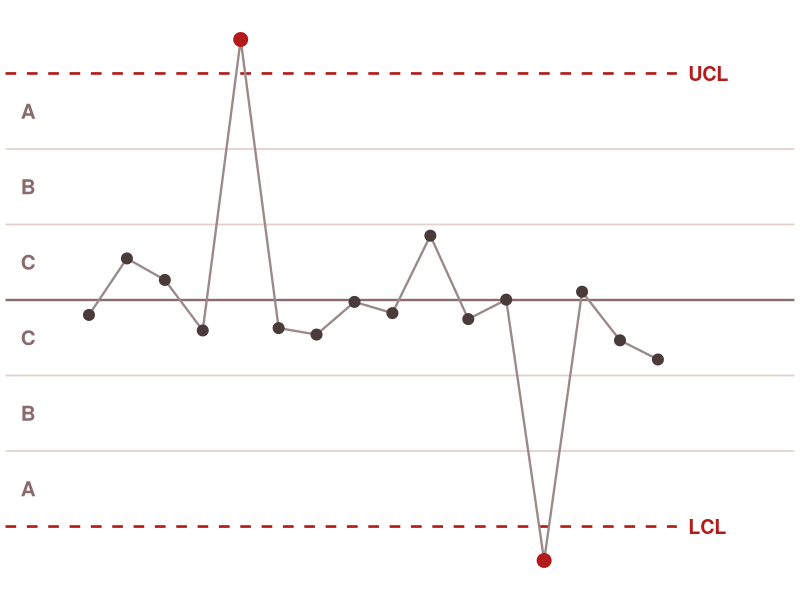
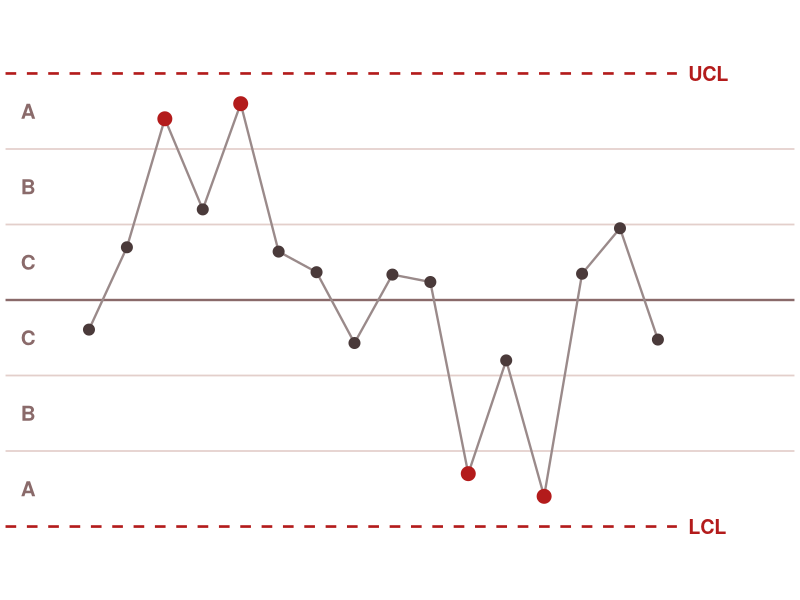
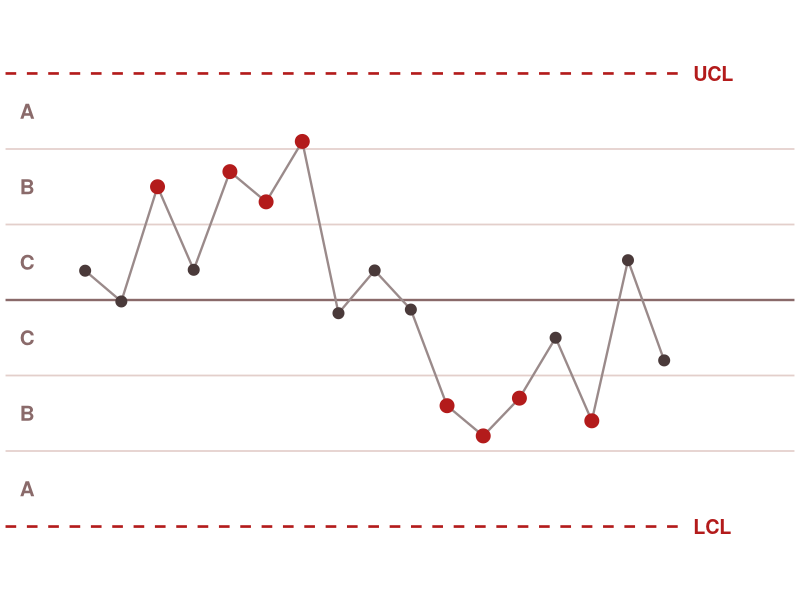
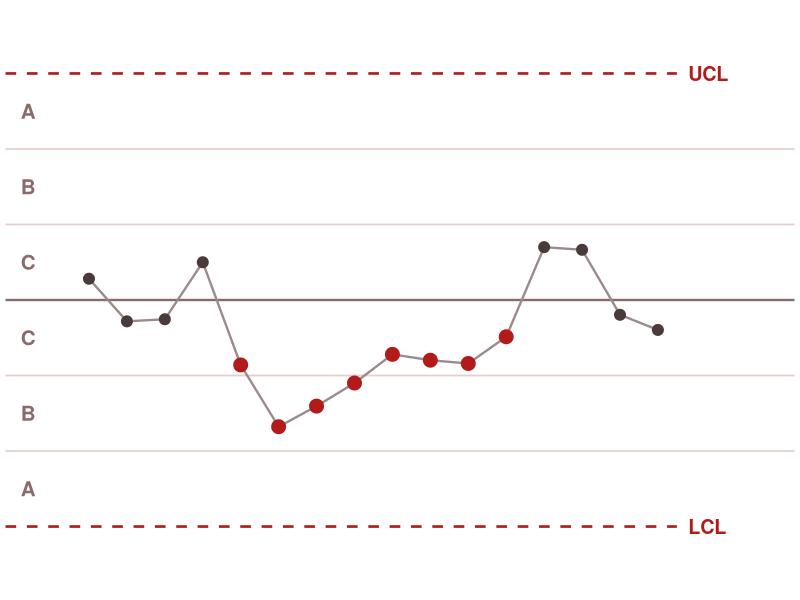
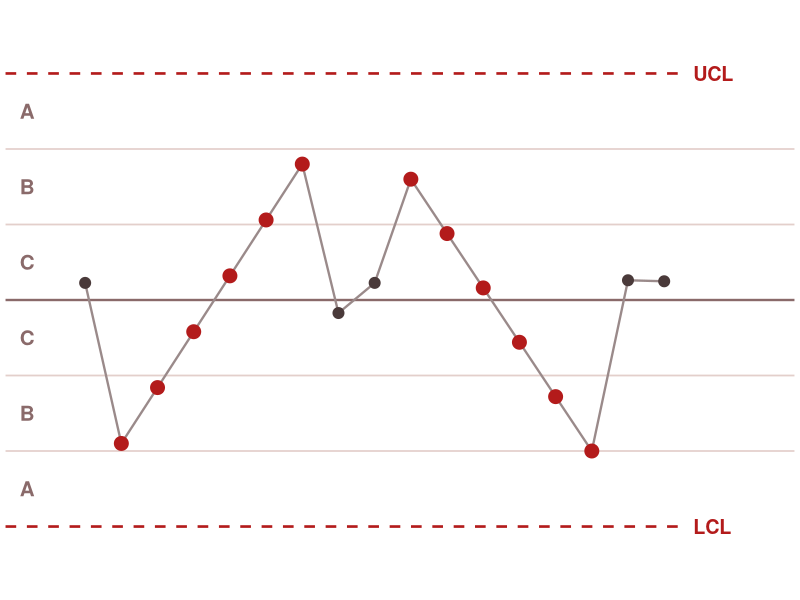
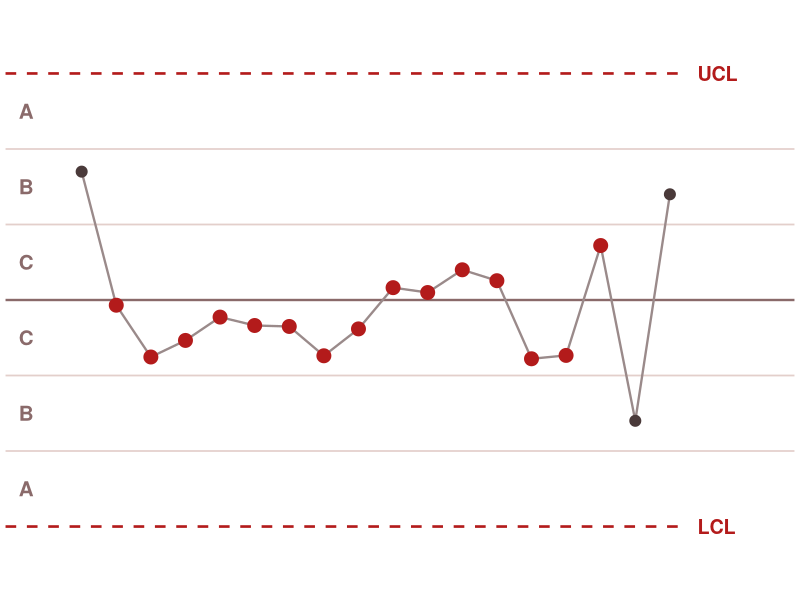
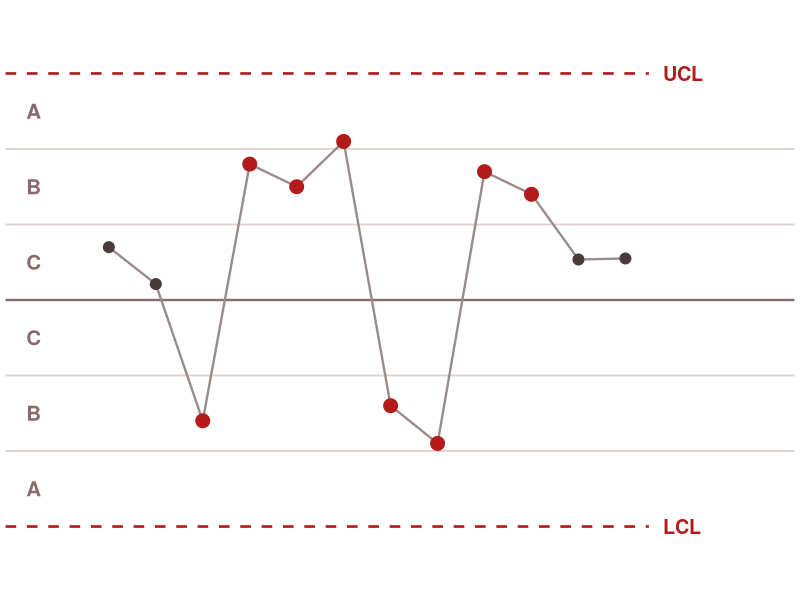
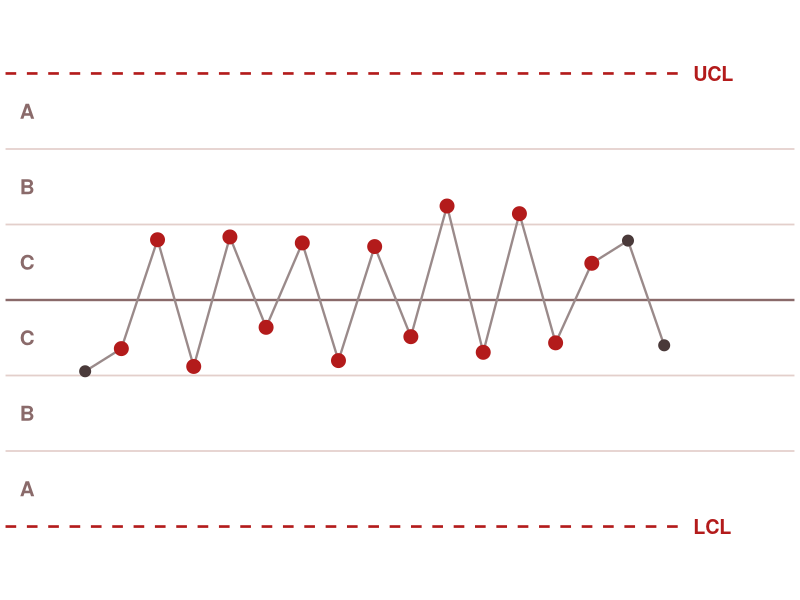

R code for these plots, in order:
#' @name slides_lesson_5_tests.R
#' @title The 8 visual tests for special-cause variation, drawn in ggplot
#' @description
#' Reproduces the "8 visual tests" figure from Lesson 5 (Control Charts).
#' Each test gets a small simulated control chart: a centerline, light zone
#' lines at +/- 1 and 2 sigma (zones C, B, A), dashed control limits at
#' +/- 3 sigma (UCL / LCL), and the points that trip the test in red.
#'
#' Run from the top of the sysen folder:
#'   Rscript functions/slides_lesson_5_tests.R            # saves to "."
#'   Rscript functions/slides_lesson_5_tests.R images     # saves to images/
#'
#' Every series is in sigma units (centerline = 0, sigma = 1), so zone A is
#' between 2 and 3 sigma, zone B between 1 and 2, zone C within 1.

library(dplyr)
library(ggplot2)

args <- commandArgs(trailingOnly = TRUE)
out_dir <- if (length(args) > 0) args[1] else "."

set.seed(5300)

# The test titles, verbatim from the figure ##################################
titles <- c(
  "Test 1. One Point Beyond Zone A",
  "Test 2. Two Out of Three Points in a Row Beyond Zone B",
  "Test 3. Four Out of Five Points in a Row Beyond Zone C",
  "Test 4. Eight Points in a Row on the Same Side of Centerline",
  "Test 5. Six Points in a Row Steadily Increasing or Decreasing",
  "Test 6. Fifteen Points in a Row in Zone C (Above and Below Centerline)",
  "Test 7. Eight Points in a Row on Both Sides of the Centerline with None in Zone C",
  "Test 8. Fourteen Points in a Row Alternating Up and Down"
)

# Background noise that stays well inside the limits
calm <- function(n, width = 0.8) pmax(pmin(rnorm(n, 0, 0.5), width), -width)

# Build each series: y = values, flag = TRUE for the points that trip the test
series <- list()

# Test 1: one point above the UCL, one point below the LCL
y <- calm(16, 1.6); y[5] <- 3.45; y[13] <- -3.45
series[[1]] <- tibble(t = seq_along(y), y = y, flag = t %in% c(5, 13))

# Test 2: 2 of 3 in a row beyond zone B (past 2 sigma), same side
y <- calm(16, 1.3)
y[3:5] <- c(2.4, 1.2, 2.6)
y[11:13] <- c(-2.3, -0.8, -2.6)
series[[2]] <- tibble(t = seq_along(y), y = y, flag = t %in% c(3, 5, 11, 13))

# Test 3: 4 of 5 in a row beyond zone C (past 1 sigma), same side
y <- calm(17, 0.8)
y[3:7] <- c(1.5, 0.4, 1.7, 1.3, 2.1)
y[11:15] <- c(-1.4, -1.8, -1.3, -0.5, -1.6)
series[[3]] <- tibble(t = seq_along(y), y = y, flag = t %in% c(3, 5, 6, 7, 11, 12, 13, 15))

# Test 4: 8 in a row on the same side of the centerline
y <- calm(16, 1.2)
y[5:12] <- -(abs(rnorm(8, 0.6, 0.35)) + 0.15)
y[4] <- 0.5; y[13] <- 0.7   # neighbours above, so the run is exactly 8
series[[4]] <- tibble(t = seq_along(y), y = y, flag = t %in% 5:12)

# Test 5: 6 in a row steadily increasing, then 6 steadily decreasing
y <- calm(17, 0.8)
y[2:7] <- seq(-1.9, 1.8, length.out = 6)
y[10:15] <- seq(1.6, -2.0, length.out = 6)
series[[5]] <- tibble(t = seq_along(y), y = y, flag = t %in% c(2:7, 10:15))

# Test 6: 15 in a row hugging the centerline (zone C, both sides)
y <- c(1.7, runif(15, -0.8, 0.8), -1.6, 1.4)
series[[6]] <- tibble(t = seq_along(y), y = y, flag = t %in% 2:16)

# Test 7: 8 in a row on both sides, none in zone C (all past 1 sigma)
y <- calm(12, 0.7)
y[3:10] <- c(-1.6, 1.8, 1.5, 2.1, -1.4, -1.9, 1.7, 1.4)
series[[7]] <- tibble(t = seq_along(y), y = y, flag = t %in% 3:10)

# Test 8: 14 in a row alternating up and down
y <- calm(17, 0.6)
y[2:15] <- 0.2 * sin(seq(0, 3, length.out = 14)) +
  (-1)^(1:14) * runif(14, 0.45, 1.1)
y[1] <- y[2] - 0.3    # breaks the zig-zag before the run (t2 is a trough)
y[16] <- y[15] + 0.3  # ... and after it
series[[8]] <- tibble(t = seq_along(y), y = y, flag = t %in% 2:15)

# One control chart ############################################################
plot_test <- function(k, title = TRUE) {
  d <- series[[k]]
  n <- nrow(d)
  zones <- tibble(
    y = c(-2.5, -1.5, -0.5, 0.5, 1.5, 2.5),
    label = c("A", "B", "C", "C", "B", "A"))
  g <- ggplot(d, aes(x = t, y = y)) +
    # zone lines (light) and centerline
    geom_hline(yintercept = c(-2, -1, 1, 2), color = "#e3cfcb", linewidth = 0.6) +
    geom_hline(yintercept = 0, color = "#8a6a6a", linewidth = 0.8) +
    # control limits at +/- 3 sigma
    annotate("segment", x = -1.2, xend = n + 0.5, y = c(-3, 3), yend = c(-3, 3),
             color = "#B31B1B", linetype = "dashed", linewidth = 0.9) +
    annotate("text", x = -0.6, y = zones$y, label = zones$label,
             size = 5.2, color = "#8a6a6a", fontface = "bold") +
    annotate("text", x = n + 0.8, y = c(3, -3), label = c("UCL", "LCL"), hjust = 0,
             size = 5, color = "#B31B1B", fontface = "bold") +
    geom_line(color = "#9a8a8a", linewidth = 0.8) +
    geom_point(data = filter(d, !flag), size = 3.4, color = "#4a3a3a") +
    geom_point(data = filter(d, flag), size = 4.4, color = "#B31B1B") +
    scale_x_continuous(limits = c(-1.2, n + 3.6), expand = c(0, 0)) +
    scale_y_continuous(limits = c(-3.9, 3.9), expand = c(0, 0)) +
    theme_void(base_size = 18) +
    theme(plot.margin = margin(4, 4, 4, 4),
          plot.title = element_text(face = "bold", size = 16, hjust = 0))
  if (title) g <- g + labs(title = titles[k])
  g
}

# Save #########################################################################
# The slide prints each title in HTML above the chart, so the slide copies are
# saved without the ggplot title. Set title = TRUE to get the titled versions.
for (k in 1:8) {
  ggsave(file.path(out_dir, paste0("gen_test", k, ".png")),
         plot_test(k, title = FALSE),
         width = 4, height = 1.8, dpi = 200, bg = "white")
}

# e.g. print(plot_test(7)) to see one with its title
